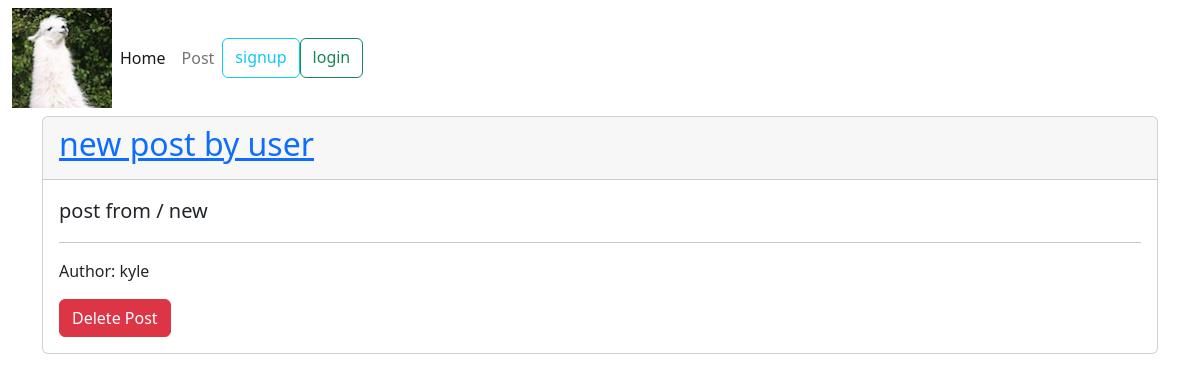
The page /posts/4 on the database its author committed.
### posts/models.py (models this page shows, shortened)
class Post(models.Model):
    title = models.CharField(max_length=25)
    body = models.CharField(max_length=500)
    author =  models.ForeignKey(User, on_delete=models.CASCADE, default=2)

### posts/views.py (the view)
# urls.py: path('<int:id>', views.detail, name='detail'),
def detail(request, id):
    post = get_object_or_404(Post, pk=id)
    return render(request, "posts/detail.html", {"post": post})

### posts/templates/posts/detail.html (shortened to what this page needs)
{% extends "base.html" %}
{% block content %}
    {%  include 'posts/post.html' %}
    {% endblock %}

### posts/templates/posts/post.html
<div class="card">
    <div class="card-header">
        <h2><a href="{% url 'detail' post.id %}"> {{post.title}}</a></h2>
    </div>
    <div class="card-body">
        <blockquote class="blockquote mb-0">
            <p> {{post.body}}</p>
        </blockquote>
        <hr>
        <p>Author: {{ post.author }}</p>
        <a href="{% url 'delete' post.id %}" class="btn btn-danger btn-small">Delete Post</a>
    </div>
</div>

### rows shown on the page
Post: title "new post by user", body "post from / new", author "kyle"
